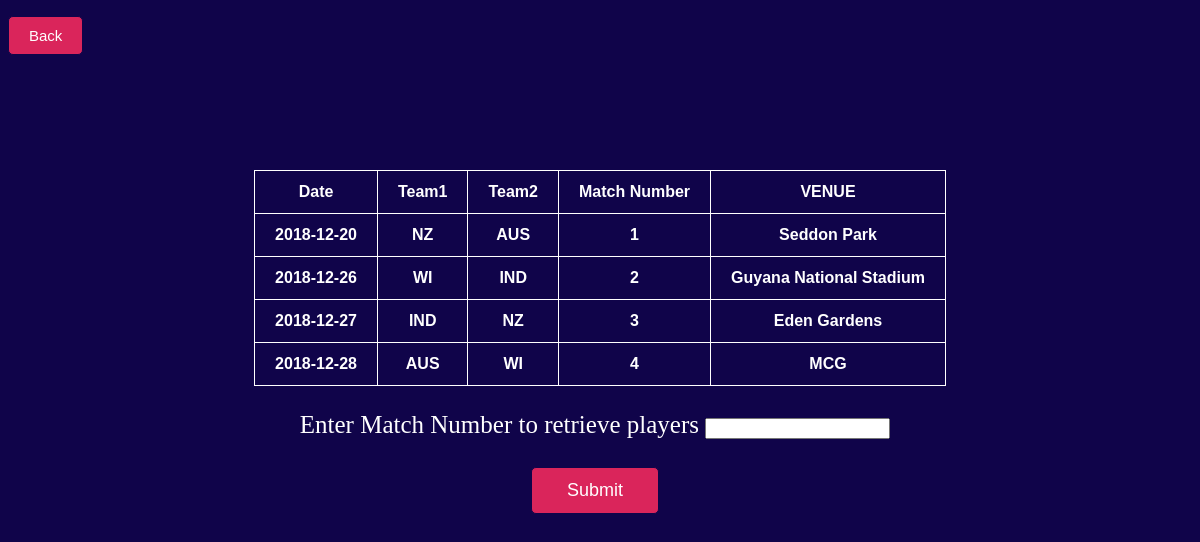
Screenshot of /schedule_u.php with the database file from the repository.
### tables this page shows
CREATE TABLE `played_in` (
  `stadium_name` varchar(50) NOT NULL,
  `team_name` varchar(20) NOT NULL,
  `team` varchar(10) NOT NULL,
  `team1` varchar(20) NOT NULL,
  `date` date NOT NULL,
  `team2` varchar(20) NOT NULL
);

CREATE TABLE `schedules` (
  `team1` varchar(20) NOT NULL,
  `date` date NOT NULL,
  `match_no` decimal(3,0) NOT NULL,
  `team2` varchar(20) NOT NULL
);

### schedule_u.php (the view, shortened to what this page needs)
<!DOCTYPE html>
<html>
<head><p>
</head>
<body>
	<button style="background-color:" class= 'back-btn'><a href="user1st.html" style="color:">Back</a></button>
	 <div style="margin-top:115px; style : center" >
	<table >
		<tr>
			<th>Date</th>
			<th>Team1</th>
			<th>Team2</th>
			<th>Match Number</th>
			<th>VENUE</th>
		</tr>
		<?php
		$con=mysqli_connect("localhost","root","","cricket");
		$query="select * from schedules s,played_in p where  s.date=p.date and s.team1=p.team1 order by s.date";
		$result=mysqli_query($con,$query);
		if(mysqli_num_rows($result)>0)
		{
			while ($row=mysqli_fetch_assoc($result)) {
			echo "<tr><th>".$row["date"]."</th><th>".
			$row["team1"]."</th><th>".
			$row["team2"]."</th><th>".
			$row["match_no"]."</th><th>".$row["stadium_name"]."</th></tr>";
			}
		}
		?>
		 <form action="ttu.php" method="post"><table><tr>
            <p class='p' style="text-align: center;font-size: 25;">Enter Match Number to retrieve players
            <input type="number" name="match_no" style="width: 300;height: 25;"><br><br>
            <input type="submit" style="float:center;" value="Submit" class = 'sub-btn'>
            </p></tr></table>
    </form>
</body>
</html>

### schedule_u.php (style rules this page uses)
body { background: #10044A; color: #fff; }
table { margin: 8px; margin: auto; border-collapse:collapse; margin-top: 100px; }
th { font-family: Arial, Helvetica, sans-serif; font-size: 16px; background:#10044A; color: #FFF; padding: 12px 20px; border: 1px solid #fff; }
.back-btn { background:#DA255B; font-size: 15px; padding:10px 20px; border:1px solid #10044A; border-radius: 5px; color: #fff; }
.sub-btn { background:#DA255B; font-size: 18px; padding:12px 35px; border:1px solid #10044A; border-radius: 5px; color: #fff; }
.back-btn a { text-decoration: none; color: #fff }
.p { font-size: 25px; text-align:center; margin-right: 10px; }

### rows the page displays
played_in: date "2018-12-20", team1 "NZ", team2 "AUS", schedules.match_no "1", stadium_name "Seddon Park"
played_in: date "2018-12-26", team1 "WI", team2 "IND", schedules.match_no "2", stadium_name "Guyana National Stadium"
played_in: date "2018-12-27", team1 "IND", team2 "NZ", schedules.match_no "3", stadium_name "Eden Gardens"
played_in: date "2018-12-28", team1 "AUS", team2 "WI", schedules.match_no "4", stadium_name "MCG"
